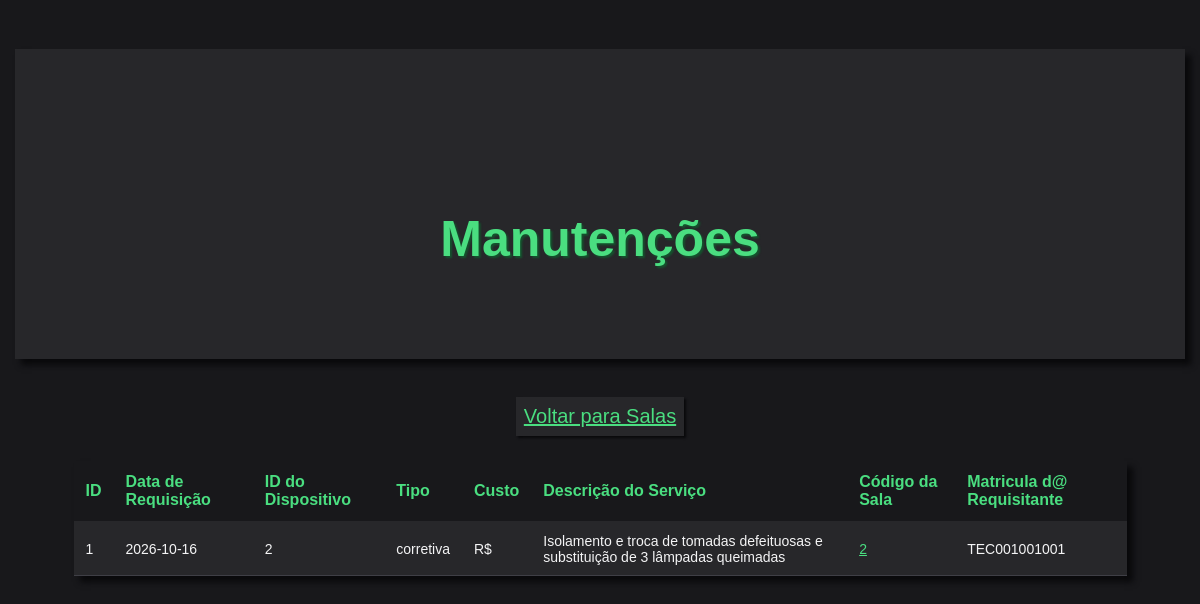
/manutencoes.php?id_dispositivo=2, run on the app's committed database.
### tables this page shows
CREATE TABLE Manutencao(
    id_manutencao INTEGER AUTO_INCREMENT PRIMARY KEY,
    descricao_servico VARCHAR(512) NOT NULL,
    tipo VARCHAR(10) CHECK(tipo IN ('preventiva', 'corretiva')),
    data_manutencao DATE,
    custo_reais DECIMAL(16, 2),
    proxima_manutencao BOOLEAN NOT NULL DEFAULT(FALSE),
    matricula_requisitante CHAR(12) NOT NULL,
    id_dispositivo INTEGER NOT NULL,
    FOREIGN KEY (matricula_requisitante) REFERENCES UsuarioTecnico(matricula_usuario),
    FOREIGN KEY (id_dispositivo) REFERENCES Dispositivo(id_dispositivo)
);

### manutencoes.php (the view, shortened to what this page needs)
<?php
    require_once 'conexao.php';
$id_dispositivo = $_GET['id_dispositivo'] ?? null;
if ($id_dispositivo !== null && $id_dispositivo !== '') {
    $sql = "SELECT * FROM Manutencao
            WHERE id_dispositivo = ?
            ORDER BY data_manutencao DESC";
    $stmt = mysqli_prepare($conn, $sql);
    mysqli_stmt_bind_param($stmt, "i", $id_dispositivo);
    mysqli_stmt_execute($stmt);
    $resultado = mysqli_stmt_get_result($stmt);
} else {
    $sql = "SELECT * FROM Manutencao ORDER BY data_manutencao";
    $resultado = mysqli_query($conn, $sql);
}
$manus = mysqli_fetch_all($resultado, MYSQLI_ASSOC);
?>
<!DOCTYPE html>
<html lang="pt">
<head>
    <link rel="stylesheet" href="style.css">
</head>
<body>
    <h1>Manutenções</h1>
    <p>
        <a href="mapa.php">Voltar para Salas</a>
    </p>
    <table>
        <tr>
            <th>ID</th>
            <th>Data de Requisição</th>
            <th>ID do Dispositivo</th>
            <th>Tipo</th>
            <th>Custo</th>
            <th>Descrição do Serviço</th>
            <th>Código da Sala</th>
            <th>Matricula d@ Requisitante</th>
        </tr>
        <?php foreach ($manus as $manu): ?>
            <tr>
                <td><?= htmlspecialchars($manu['id_manutencao']) ?></td>
                <td><?= htmlspecialchars($manu['data_manutencao']) ?></td>
                <td><?= htmlspecialchars($manu['id_dispositivo']) ?></td>
                <td><?= htmlspecialchars($manu['tipo']) ?></td>
                <td>R$<?= htmlspecialchars($manu['custo']) ?></td>
                <td><?= htmlspecialchars($manu['descricao_servico']) ?></td>
                <td><a href="dispositivos.php?cod_sala=<?= htmlspecialchars($manu['cod_sala']) ?>"><?= htmlspecialchars($manu['cod_sala']) ?></a></td>
                <td><?= htmlspecialchars($manu['matricula_requisitante']) ?></td>
            </tr>
        <?php endforeach; ?>
    </table>
</body>
</html>

### style.css (style rules this page uses)
body { display: flex; background-color: rgb(24, 24, 27); margin: 0px; height: 100vh; flex-direction: column; justify-content: flex-start; align-items: center; }
h1 { background-color: rgb(39, 39, 42); height:240px; width: 100%; padding: 0px; padding-top: 70px; display: flex; justify-content: center; align-items: center; text-align: center; top: -330px; font-size: 50px; color: rgb(74, 222, 128); font-family: sans-serif; text-shadow: 2px 2px 2px rgb(20, 83, 45); box-shadow: 6px 6px 6px rgb(9, 9, 11); }
p { color: rgb(244, 244, 245); font-size: 20px; top: 30px; background-color: rgb(39, 39, 42); box-shadow: 2px 2px 2px rgb(9, 9, 11); padding: 8px; margin: 5px; }
a { color: rgb(74, 222, 128); }
p { color:#4ade80; display: flex; justify-content: center; align-items: center; }
table { width: 90%; max-width: 1200px; border-collapse: collapse; background-color: rgb(39, 39, 42); box-shadow: 6px 6px 6px rgb(9, 9, 11); font-family: sans-serif; margin-top: 20px; }
tr { height: 50px; }
th { background-color: rgb(24, 24, 27); color: rgb(74, 222, 128); padding: 12px; text-align: left; border-bottom: 2px solid rgb(39, 39, 42); font-size: 16px; }
td { padding: 10px 12px; color: rgb(244, 244, 245); border-bottom: 1px solid rgb(63, 63, 70); font-size: 14px; }

### manutencoes.php (style rules this page uses)
body { font-family: sans-serif; margin: 0; padding: 15px; background: #f5f5f5; }

### data on the page
manutencao: id_manutencao "1", data_manutencao "2026-10-16", id_dispositivo "2", tipo "corretiva", descricao_servico "Isolamento e troca de tomadas defeituosas e substituição de 3 lâmpadas queimadas", matricula_requisitante "TEC001001001"
